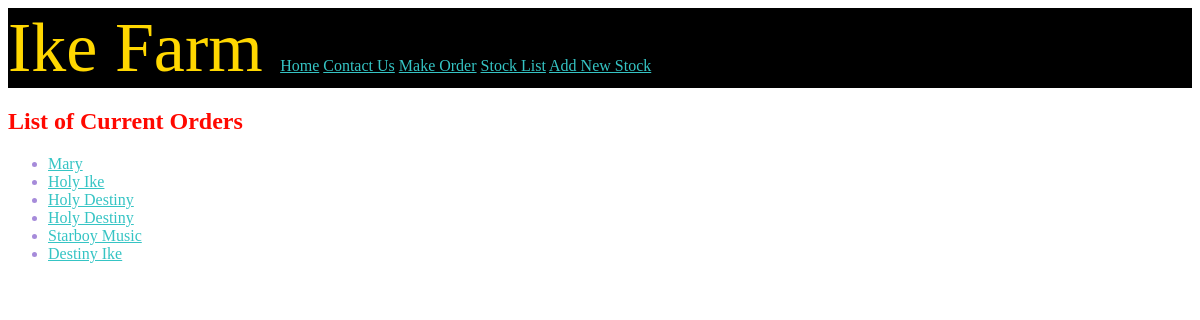
Before: /order_list/ with the older database file.
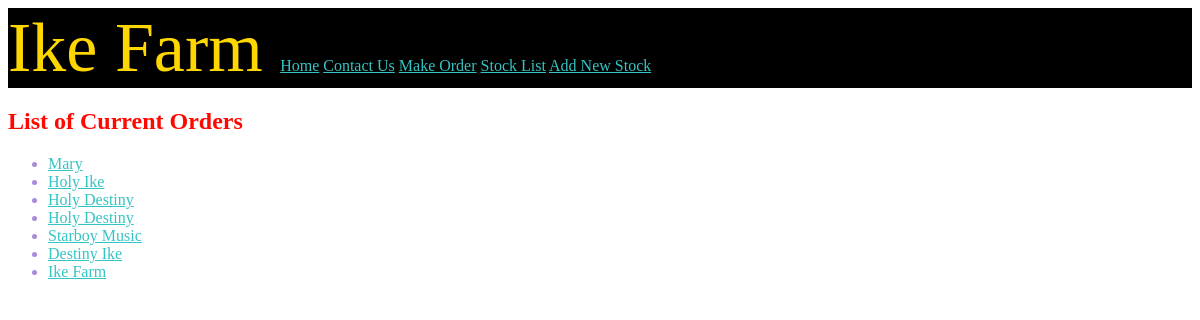
After: the same page with the newer database file.
### livestock/models.py (models this page shows, shortened)
class order(models.Model):
    class Type(models.TextChoices):
        Chicken = 'Chicken'
        Catfish = 'Catfish'
        Goat = 'Goat'
        Pig = 'Pig or Pork'
        Others = 'Others. Explain in description'
    Order_Type = models.fields.CharField(choices=Type.choices, max_length=50)
    Name = models.fields.CharField(max_length=50)
    Phone_number = models.fields.CharField(max_length=30)
    Email = models.fields.EmailField(null=True,blank=True)
    Date = models.fields.CharField(max_length=50)
    Expected_order_recieve_date =models.fields.CharField(max_length=50)
    Description = models.fields.CharField(max_length=1000)

### livestock/views.py (the view)
# urls.py: path('order_list/', views.order_list, name='order-list'),
def order_list(request):
    orders = order.objects.all()
    return render(request,'livestock/order_list.html',{'orders':orders})

### livestock/templates/livestock/order_list.html
{% extends 'livestock/hello.html' %}
{% block content %}
<h2>List of Current Orders</h2>
<ul>
    {% for order in orders %}
    <li>
        <a href="{% url 'order-detail' order.id %}">{{order.Name}}</a>
    </li>
    {% endfor %}
</ul>
{% endblock %}

Changed rows visible on the page:
added order: Name "Ike Farm"
